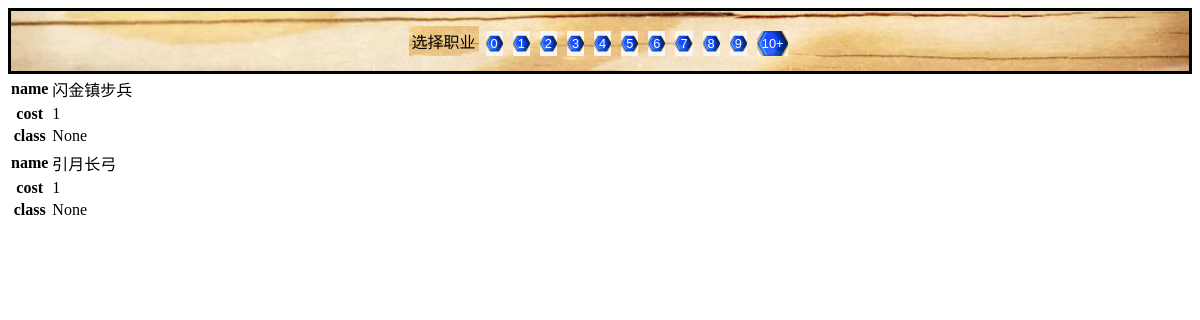
The page /cards on the database as committed earlier.
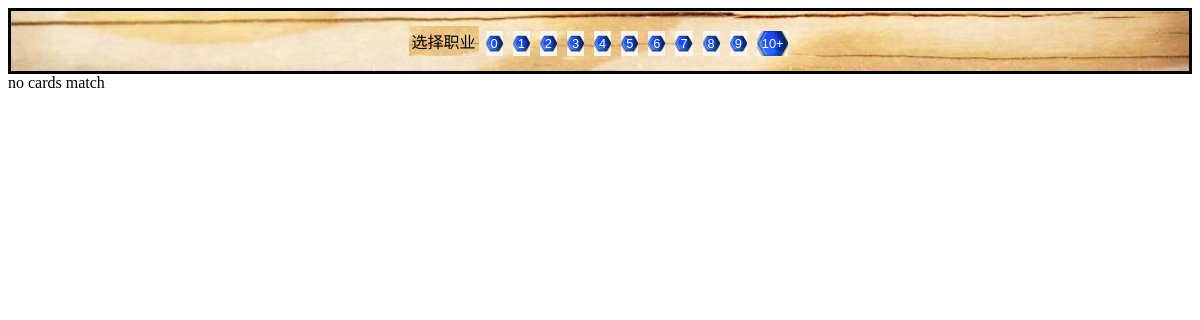
The same page on the database as committed later.
### Hs/models.py (models this page shows, shortened)
class Card(models.Model):
    id = models.AutoField('卡牌id', primary_key=True)
    name = models.CharField('卡牌名', max_length=64,)
    TYPE_CHOICES = (
        ('minion', '随从'),
        ('weapon', '武器'),
        ('spell', '法术')
    )
    type = models.CharField('类型', max_length=10, choices=TYPE_CHOICES, default='minion')
    RARITY_CHOICE = (
        ('basic', '基本'),
        ('common', '普通'),
        ('rare', '稀有'),
        ('epic', '史诗'),
        ('legend', '传说')
    )
    rarity = models.CharField('稀有度', max_length=10, choices=RARITY_CHOICE, default='common')
    set = models.ForeignKey(SetClass, verbose_name='系列', on_delete=models.CASCADE, null=True, blank=True)
    card_class = models.ManyToManyField(SummonerClass, verbose_name='可用职业')
    collectible = models.BooleanField('是否可以合成', default=1)
    keyword = models.ManyToManyField(Keyword, verbose_name='关键词', null=True, blank=True)
    cost = models.IntegerField('费用', default=1)
    attack = models.IntegerField('攻击力', default=1)
    health = models.IntegerField('生命值', default=1)
    description = models.CharField('描述', max_length=100, blank=True)
    background = models.CharField('背景故事', max_length=200, blank=True)
    race = models.ForeignKey(RaceClass, verbose_name='种族', on_delete=models.SET_NULL, null=True, blank=True)
    img = models.ImageField('图片', upload_to='card_img', null=True, default='default.jpg')
    """
    # 以下是可选拓展
    # cost_to_craft
    # disenchanting_yield
    # artist
    # golden
    """
    class Meta:
        verbose_name = '卡牌'
        verbose_name_plural = verbose_name

### Hs/views.py (the view)
# urls.py: path('cards', views.cards, name='cards'),
def cards(request):
    sc_list = SummonerClass.objects.all()
    sc_sel = request.GET.get('sc_sel', default='')
    cost_sel = request.GET.get('cost_sl', default=1)
    cd_list = Card.objects.filter(cost=cost_sel)
    if sc_sel != '':
        cd_list = cd_list.filter(card_class=sc_sel)
    return render(request, 'Hs/cards.html', context={
        'class': '选择职业' if sc_sel == '' else sc_sel,
        'sc_sel': sc_sel,
        'sc_list': sc_list,
        'cost_sel': cost_sel,
        'cd_list': cd_list,
    })

### templates/Hs/cards.html (shortened to what this page needs)
{% load static %}
<!doctype html>
<html>
<head>
    <link href="{% static 'CSS/cards.css' %}" type="text/css" rel="stylesheet">
</head>
<body>
	<div class="nav">
		<span class="dropdown">
			<a href="#">{{ class }}</a>
		</span>
		<span>
			<a class="crys" href="?sc_sel={{ sc_sel }}&cost_sl=0">0</a>
			<a class="crys" href="?sc_sel={{ sc_sel }}&cost_sl=1">1</a>
			<a class="crys" href="?sc_sel={{ sc_sel }}&cost_sl=2">2</a>
			<a class="crys" href="?sc_sel={{ sc_sel }}&cost_sl=3">3</a>
			<a class="crys" href="?sc_sel={{ sc_sel }}&cost_sl=4">4</a>
			<a class="crys" href="?sc_sel={{ sc_sel }}&cost_sl=5">5</a>
			<a class="crys" href="?sc_sel={{ sc_sel }}&cost_sl=6">6</a>
			<a class="crys" href="?sc_sel={{ sc_sel }}&cost_sl=7">7</a>
			<a class="crys" href="?sc_sel={{ sc_sel }}&cost_sl=8">8</a>
			<a class="crys" href="?sc_sel={{ sc_sel }}&cost_sl=9">9</a>
			<a class="crys" href="?sc_sel={{ sc_sel }}&cost_sl=10">10+</a>
		</span>
	</div>
	<div class="ShowCards">
        {% for cd in cd_list %}
            <table class="CardTable">
            <tr>
                <th>name</th><td>{{ cd.name }}</td>
            </tr>
            <tr>
                <th>cost</th><td>{{ cd.cost }}</td>
            </tr>
            <tr>
                <th>class</th><td>{{ cd.card_class.name }}</td>
            </tr>
            </table>
        {% empty %}
            no cards match
        {% endfor %}
	</div>
</body>
</html>

### static/CSS/cards.css (style rules this page uses)
.nav { list-style-type: none; background-image: url(../image/board.jpg); background-position: center; background-size:100%; text-align: center; border: 3px black solid; height: 30px; padding: 15px 10px; }
.nav a { text-decoration: none; }
.crys { font-family:Arial; font-size:.8em; text-align:center; margin:3px; }
.crys:link, .crys:visited { color:white; background-image: url(../image/bcryst.jpg); background-size: 130%; background-position: center; padding:5px 5px 5px 5px; width:10px; }
.dropdown { position:relative; display: inline-block; background-image: url(../image/board.jpg); background-position: center; padding:3px; color: black; }
.dropdown a { color: black; }

Rows that differ between the two databases and show on the page:
removed Card: name "闪金镇步兵", cost "1", card_class.name "None"
removed Card: name "引月长弓", cost "1", card_class.name "None"
Other text that changed with them:
text now shown: "no cards match"
